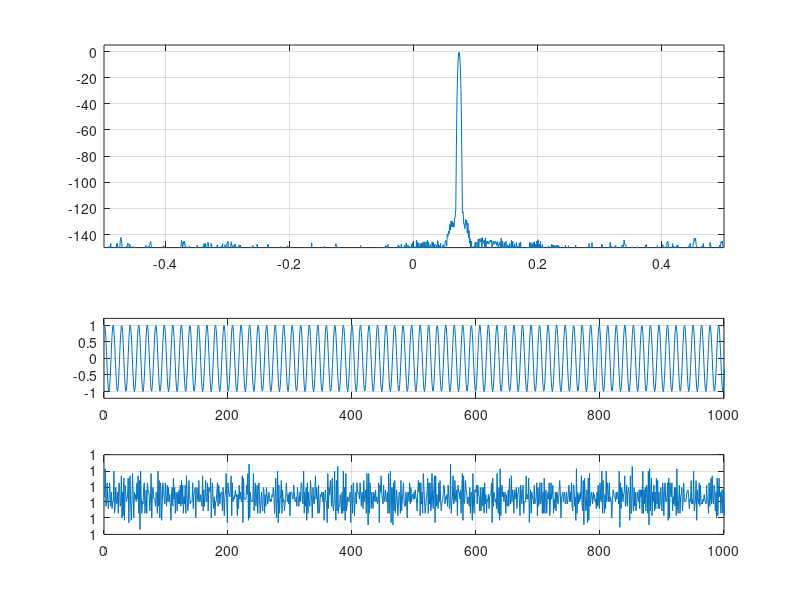
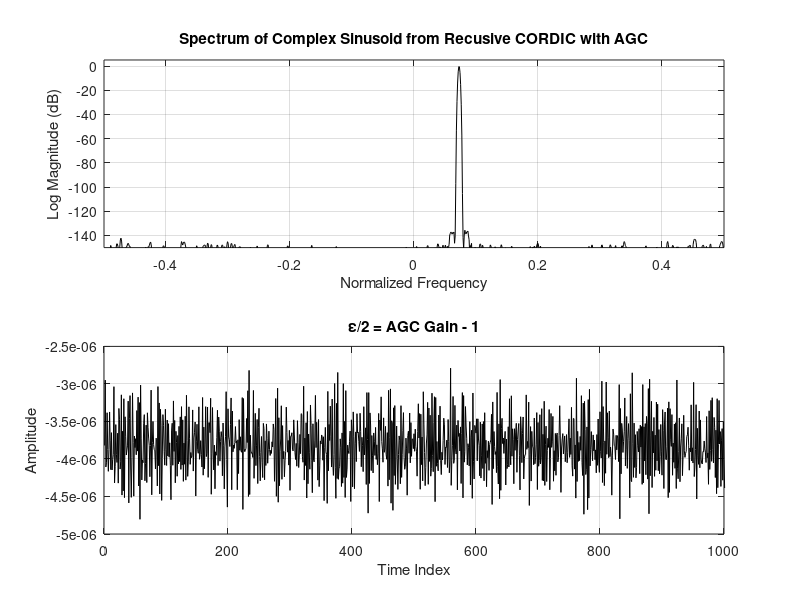

The MATLAB source for these figures, in order:


reg1=1;
reg2=0;

theta=0.0727*2*pi;
tht=theta*180/pi;
phi=atan(2.^-[0:9])*180/pi;
rr=-tht;
for nn=1:10
    cc(nn)=sign(rr);
    rr_sv(nn)=rr;
    rr=rr-cc(nn)*phi(nn);
end
theta_err=rr_sv(10)*pi/180;
scl=2^20;
del1=0;
del2=0;
for nn=1:1024
    
    vv(nn)=reg1+j*reg2;
    sum1=(cos(theta+theta_err)*reg1-reg2*sin(theta+theta_err));
    sum2=(cos(theta+theta_err)*reg2+reg1*sin(theta+theta_err));
    
    sum1_tmp=sum1+theta_err*sum2;
    sum2=sum2-theta_err*sum1;
    sum1=sum1_tmp;
    gn=(3-(sum1*sum1+sum2*sum2))/2;
    %gn=1;
    gain(nn)=gn;
    reg1=floor((1*del1+sum1*gn)*scl)/scl;
    del1=sum1*gn+del1-reg1;
    reg2=floor((1*del2+sum2*gn)*scl)/scl;
    del2=sum2*gn+del2-reg2;
end

figure(1)
subplot(2,1,1)
ww=kaiser(1024,15)';
ww=ww/sum(ww);

plot(-0.5:1/1024:0.5-1/1024,fftshift(20*log10(abs(fft(vv.*ww)))));
grid on
axis([-0.5 0.5 -150 5])

subplot(4,1,3)
plot(real(vv));
grid on
axis([0 1000 -1.2 1.2])

subplot(4,1,4)
plot(gain)
grid on
qq=axis;
axis([0 1000 qq(3) qq(4)])

figure(2)
subplot(2,1,1)
ww=kaiser(1024,18)';
ww=ww/sum(ww);

plot(-0.5:1/1024:0.5-1/1024,fftshift(20*log10(abs(fft(vv.*ww)))),'k');
grid on
axis([-0.5 0.5 -150 5])
title('Spectrum of Complex Sinusoid from Recusive CORDIC with AGC')
xlabel('Normalized Frequency')
ylabel('Log Magnitude (dB)')

subplot(2,1,2)
plot(gain-1,'k')
grid on
qq=axis;
axis([0 1000 qq(3) qq(4)])
title('\epsilon/2 = AGC Gain - 1')
xlabel('Time Index')
ylabel('Amplitude')

% 
% figure(2)
% ww=kaiser(1024,18)';
% ww=ww/sum(ww);
% 
% plot(-0.5:1/1024:0.5-1/1024,fftshift(20*log10(abs(fft(vv.*ww)))),'k');
% grid on
% axis([-0.5 0.5 -150 5])
% title('Spectrum of Complex Sinusoid from Recusive CORDIC with AGC')
% xlabel('Normalized Frequency')
% ylabel('Log Magnitude (dB)')


